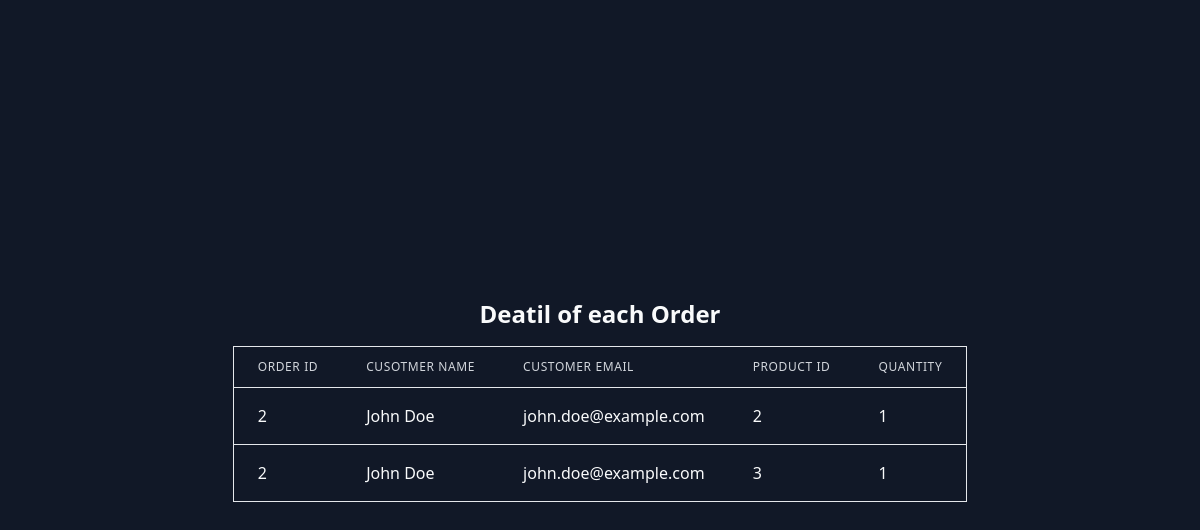
Screenshot of /order_details/2 with the database file from the repository.
### tables this page shows
CREATE TABLE OrderItems (
    OrderItemID INTEGER PRIMARY KEY,
    OrderID INTEGER NOT NULL,
    ProductID INTEGER NOT NULL,
    Quantity INTEGER NOT NULL,
    FOREIGN KEY (OrderID) REFERENCES Orders (OrderID),
    FOREIGN KEY (ProductID) REFERENCES Products (ProductID)
);

CREATE TABLE Orders (
    OrderID INTEGER PRIMARY KEY,
    CustomerID INTEGER NOT NULL,
    OrderDate DATE NOT NULL,
    FOREIGN KEY (CustomerID) REFERENCES Customers (CustomerID)
);

CREATE TABLE Customers (
    CustomerID INTEGER PRIMARY KEY,
    FirstName TEXT NOT NULL,
    LastName TEXT NOT NULL,
    Email TEXT NOT NULL,
    DateOfBirth DATE NOT NULL
);

### retail_shop_may_18/app.py (the view)
@app.route('/order_details/<int:order_id>')
def order_details(order_id):
    with app.app_context():
        conn = sqlite3.connect('database.db')
        cursor = conn.cursor()
        cursor.execute('''
            SELECT Orders.OrderID, Customers.FirstName, Customers.LastName, Customers.Email, OrderItems.ProductID, OrderItems.Quantity
            FROM Orders
            JOIN Customers ON Orders.CustomerID = Customers.CustomerID
            JOIN OrderItems ON Orders.OrderID = OrderItems.OrderID
            WHERE Orders.OrderID = ?
        ''', (order_id,))
        order_details = cursor.fetchall()
        conn.close()
    return render_template('order_details.html', order_details=order_details)

### retail_shop_may_18/templates/order_details.html (shortened to what this page needs)
<!DOCTYPE html>
<html lang="en">
<head>
    <link href="https://cdn.jsdelivr.net/npm/tailwindcss@2.2.19/dist/tailwind.min.css" rel="stylesheet" />
</head>
<body class="bg-gray-900">
    <div class="container mx-auto bg-gray-900 min-h-screen grid justify-items-center place-items-center">
        <div>
            <h1 class="text-2xl font-bold mb-4 text-gray-50 text-center">Deatil of each Order</h1>
            <table class="min-w-96 bg-gray-900 border border-gray-200">
                <thead>
                    <tr>
                        <th
                            class="px-6 py-3 border-b text-gray-50 border-gray-200 bg-gray-900 text-left text-xs leading-4 font-medium text-gray-300 uppercase tracking-wider">
                            Order ID
                        </th>
                        <th
                            class="px-6 py-3 border-b text-gray-50 border-gray-200 bg-gray-900 text-left text-xs leading-4 font-medium text-gray-300 uppercase tracking-wider">
                            Cusotmer Name
                        </th>
                        <th
                            class="px-6 py-3 border-b text-gray-50 border-gray-200 bg-gray-900 text-left text-xs leading-4 font-medium text-gray-300 uppercase tracking-wider">
                            Customer Email
                        </th>
                        <th
                            class="px-6 py-3 border-b text-gray-50 border-gray-200 bg-gray-900 text-left text-xs leading-4 font-medium text-gray-300 uppercase tracking-wider">
                            Product Id
                        </th>
                        <th
                            class="px-6 py-3 border-b text-gray-50 border-gray-200 bg-gray-900 text-left text-xs leading-4 font-medium text-gray-300 uppercase tracking-wider">
                            Quantity
                        </th>
                    </tr>
                </thead>
                <tbody>
                    {% for order in order_details %}
                    <tr>
                        <td class="px-6 py-4 whitespace-no-wrap border-b text-gray-50 border-gray-200">
                            {{ order[0] }}
                        </td>
                        <td class="px-6 py-4 whitespace-no-wrap border-b text-gray-50 border-gray-200">
                            {{ order[1] }} {{ order[2] }}
                        </td>
                        <td class="px-6 py-4 whitespace-no-wrap border-b text-gray-50 border-gray-200">
                            {{ order[3] }}
                        </td>
                        <td class="px-6 py-4 whitespace-no-wrap border-b text-gray-50 border-gray-200">
                            {{ order[4] }}
                        </td>
                        <td class="px-6 py-4 whitespace-no-wrap border-b text-gray-50 border-gray-200">
                            {{ order[5] }}
                        </td>
                    </tr>
                    {% endfor %}
                </tbody>
            </table>
        </div>
    </div>
</body>
</html>

### rows the page displays
OrderItems: OrderID "2", FirstName "John", LastName "Doe", Email "john.doe@example.com", ProductID "2", Quantity "1"
OrderItems: OrderID "2", FirstName "John", LastName "Doe", Email "john.doe@example.com", ProductID "3", Quantity "1"
